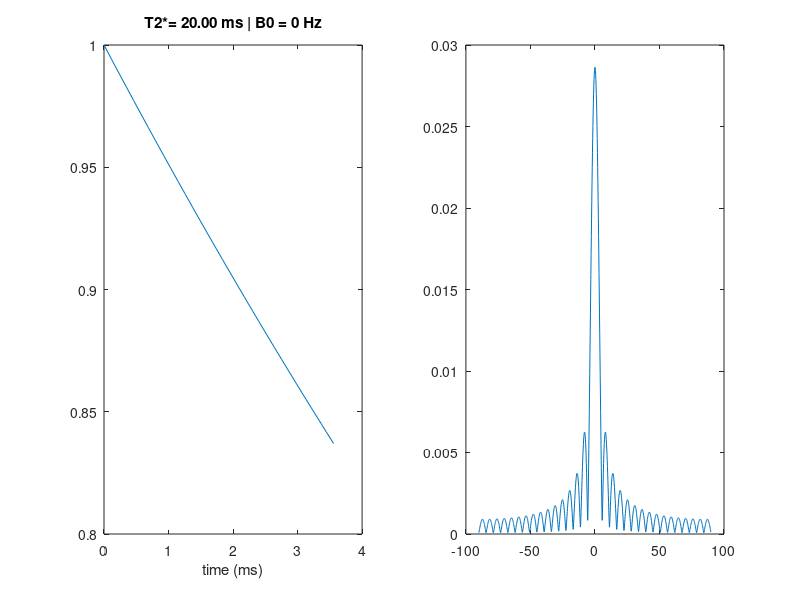

Source code (MATLAB): (Note: this script raises an error after producing the figure.)
%% MR sampling
FOV= 180e-3; %m
res=5.6e-3;% m;
DW=114.8e-6; %s
B0=0; %Hz
T2star=20e-3; %s

kmax=0.5/res;  %1/m
Tacq= DW*(FOV/res);%readoutime in s
Gread=1; %readout gradietnt mT/m

taxis=0:DW:Tacq-DW; 
%                       T2 star realax.         B0 dispersion
sig=ones(size(taxis)).*exp(-taxis/T2star).*exp(1i*2*pi*B0*taxis);
figure(4),clf,subplot(121)
plot(taxis*1e3,sig)
xlabel('time (ms)')
title(sprintf('T2*= %1.2f ms | B0 = %d Hz',T2star*1e3,B0))


im=ifftshift(ifft(sig,2^10));
im_axis=linspace(-FOV/2,FOV/2-FOV/length(im),length(im));
subplot(122),plot(im_axis*1e3,abs(im))
hold on
[fwhm,points]=getFWHM(im_axis,abs(im));
xlabel('distance (mm)')
plot(points.x*1e3,points.y,'LineWidth',1.4)
title(sprintf('PSF FWHM=%2.2f mm | Nominal=%1.2f mm',fwhm*1e3,res*1e3))

%% do for data
%   twix=mapVBVD('X:\mrdata\echtdata\studies\48\experiments\DDRM-T4EU\TWIX\allData#S94Tuebingen#F52142#M985#D220523#T100321#rprh_trufi_5mc_monopolar.dat');
%
sa=twix.hdr.Phoenix.sSliceArray.asSlice{1};
kp=twix.hdr.Phoenix.sKSpace;

try
FOV=[sa.dReadoutFOV sa.dPhaseFOV sa.dThickness + sa.dThickness*kp.dSliceOversamplingForDialog]; %mm
catch
   FOV=[sa.dReadoutFOV sa.dPhaseFOV sa.dThickness]; %mm
end

MatSz=[kp.lBaseResolution  kp.lPhaseEncodingLines kp.lPartitions ];
res=FOV./MatSz; %mm

FOV= FOV(1)*1e-3; %m
res=FOV/MatSz(1);% m;
DW=2*twix.hdr.Phoenix.sRXSPEC.alDwellTime{1}*1e-9; %s
B0=0; %Hz
T2star=20e-3; %s

kmax=0.5/res;  %1/m
Tacq= DW*(FOV/res);%readoutime in s
Gread=1; %readout gradietnt mT/m

taxis=0:DW:Tacq-DW; 
%                       T2 star realax.         B0 dispersion
sig=ones(size(taxis)).*exp(-taxis/T2star).*exp(1i*2*pi*B0*taxis);
figure(4),clf,subplot(121)
plot(taxis*1e3,sig)
xlabel('time (ms)')
title(sprintf('T2*= %1.2f ms | B0 = %d Hz',T2star*1e3,B0))


im=ifftshift(ifft(sig,2^16));
im_axis=linspace(-FOV/2,FOV/2-FOV/length(im),length(im));
subplot(122),plot(im_axis*1e3,abs(im))
hold on
[fwhm,points]=getFWHM(im_axis,abs(im));
xlabel('distance (mm)')
plot(points.x*1e3,points.y,'LineWidth',1.4)
title(sprintf('PSF FW64%%=%2.2f mm | Nominal=%1.2f mm',fwhm*1e3,res*1e3))
%%
samp_pattern=zeros(twix.image.NLin,twix.image.NPar);
% Lin=twix.image.Lin(twix.image.Ave==1 & twix.image.Rep==1 & twix.image.Eco==1);
% Par=twix.image.Par(twix.image.Ave==1 & twix.image.Rep==1 &twix.image.Eco==1);
for i=1:length(Lin)
 samp_pattern(Lin(i),Par(i))=1;
end

figure,imagesc(samp_pattern),xlabel('PE1'),ylabel('PE2')
title('Elliptical scanning: DDRM dataset')
%% 
function [fwhm,points]=getFWHM(x,y)
x=x(:);
y=y(:);
halfMax = (min(y) + max(y)) *0.64;
index1 = find(y >= halfMax, 1, 'first');
% Find where the data last rises above half the max.
index2 = find(y >= halfMax, 1, 'last');
fwhm = x(index2) - x(index1);

points.x=[x(index1); x(index2)];
points.y=[y(index1);y(index2)];
end